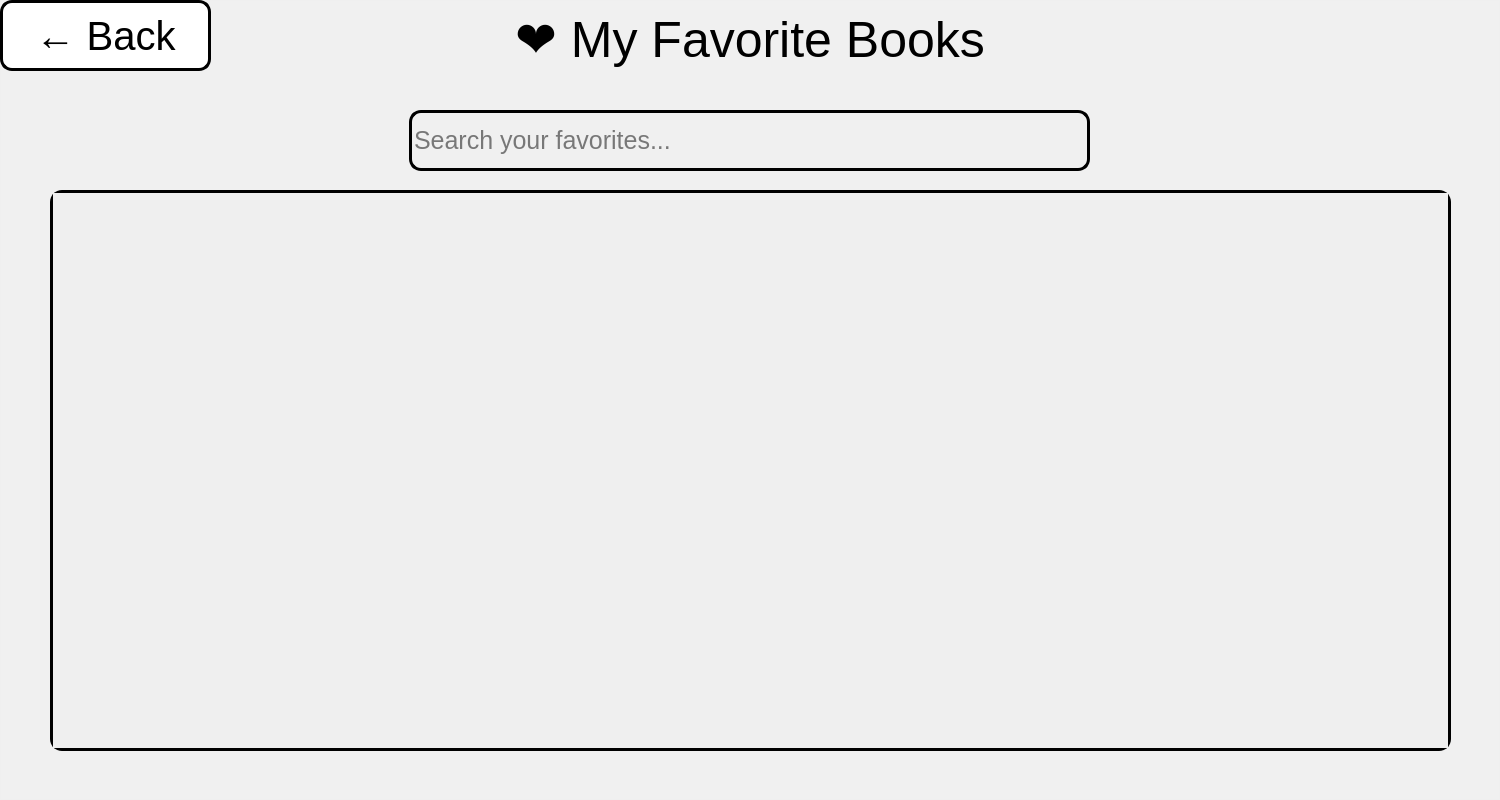
<?xml version="1.0" encoding="UTF-8"?>
<ui version="4.0">
 <class>FavoriteBooksWindow</class>
 <widget class="QMainWindow" name="FavoriteBooksWindow">
  <property name="geometry">
   <rect>
    <x>0</x>
    <y>0</y>
    <width>1500</width>
    <height>800</height>
   </rect>
  </property>
  <property name="windowTitle">
   <string>My Favorites - Book Club</string>
  </property>
  <property name="styleSheet">
   <string notr="true">background-image: url(:/resources/white.png);</string>
  </property>
  <widget class="QWidget" name="centralwidget">
   <widget class="QFrame" name="mainFrame">
    <property name="geometry">
     <rect>
      <x>0</x>
      <y>0</y>
      <width>1500</width>
      <height>800</height>
     </rect>
    </property>
    <property name="styleSheet">
     <string notr="true">QFrame {
    background-color: rgba(255,255,255,10);
}</string>
    </property>
    <property name="frameShape">
     <enum>QFrame::Shape::StyledPanel</enum>
    </property>
    <widget class="QPushButton" name="backButton">
     <property name="geometry">
      <rect>
       <x>0</x>
       <y>0</y>
       <width>211</width>
       <height>71</height>
      </rect>
     </property>
     <property name="styleSheet">
      <string notr="true">QPushButton#backButton { font: 700 9pt &quot;Script MT Bold&quot;; font-size: 40px; color: rgb(0,0,0); background-color: rgb(255,255,255); border: 3px solid black; border-radius: 12px; }</string>
     </property>
     <property name="text">
      <string>← Back</string>
     </property>
    </widget>
    <widget class="QLabel" name="titleLabel">
     <property name="geometry">
      <rect>
       <x>450</x>
       <y>4</y>
       <width>600</width>
       <height>71</height>
      </rect>
     </property>
     <property name="styleSheet">
      <string notr="true">QLabel {
	font: 700 9pt &quot;Script MT Bold&quot;;
	font-size: 50px;
	color: rgb(0,0,0);
	background: transparent;
}</string>
     </property>
     <property name="text">
      <string>❤️ My Favorite Books</string>
     </property>
     <property name="alignment">
      <set>Qt::AlignmentFlag::AlignCenter</set>
     </property>
    </widget>
    <widget class="QLineEdit" name="searchInput">
     <property name="geometry">
      <rect>
       <x>409</x>
       <y>110</y>
       <width>681</width>
       <height>61</height>
      </rect>
     </property>
     <property name="styleSheet">
      <string notr="true">QLineEdit {
	font: 700 9pt &quot;Script MT Bold&quot;;
	font-size: 25px;
	color: rgb(0,0,0);
	background: transparent;
	border: 3px solid black;
	border-radius: 12px;
}</string>
     </property>
     <property name="placeholderText">
      <string>Search your favorites...</string>
     </property>
    </widget>
    <widget class="QScrollArea" name="favoritesScrollArea">
     <property name="geometry">
      <rect>
       <x>50</x>
       <y>190</y>
       <width>1401</width>
       <height>561</height>
      </rect>
     </property>
     <property name="styleSheet">
      <string notr="true">QScrollArea {
	border: 3px solid black;
	border-radius: 12px;
	background: transparent;
}</string>
     </property>
     <property name="widgetResizable">
      <bool>true</bool>
     </property>
     <widget class="QWidget" name="favoritesContents">
      <property name="geometry">
       <rect>
        <x>0</x>
        <y>0</y>
        <width>1395</width>
        <height>555</height>
       </rect>
      </property>
      <layout class="QGridLayout" name="favoritesGrid"/>
     </widget>
    </widget>
   </widget>
  </widget>
 </widget>
 <resources/>
 <connections/>
</ui>
